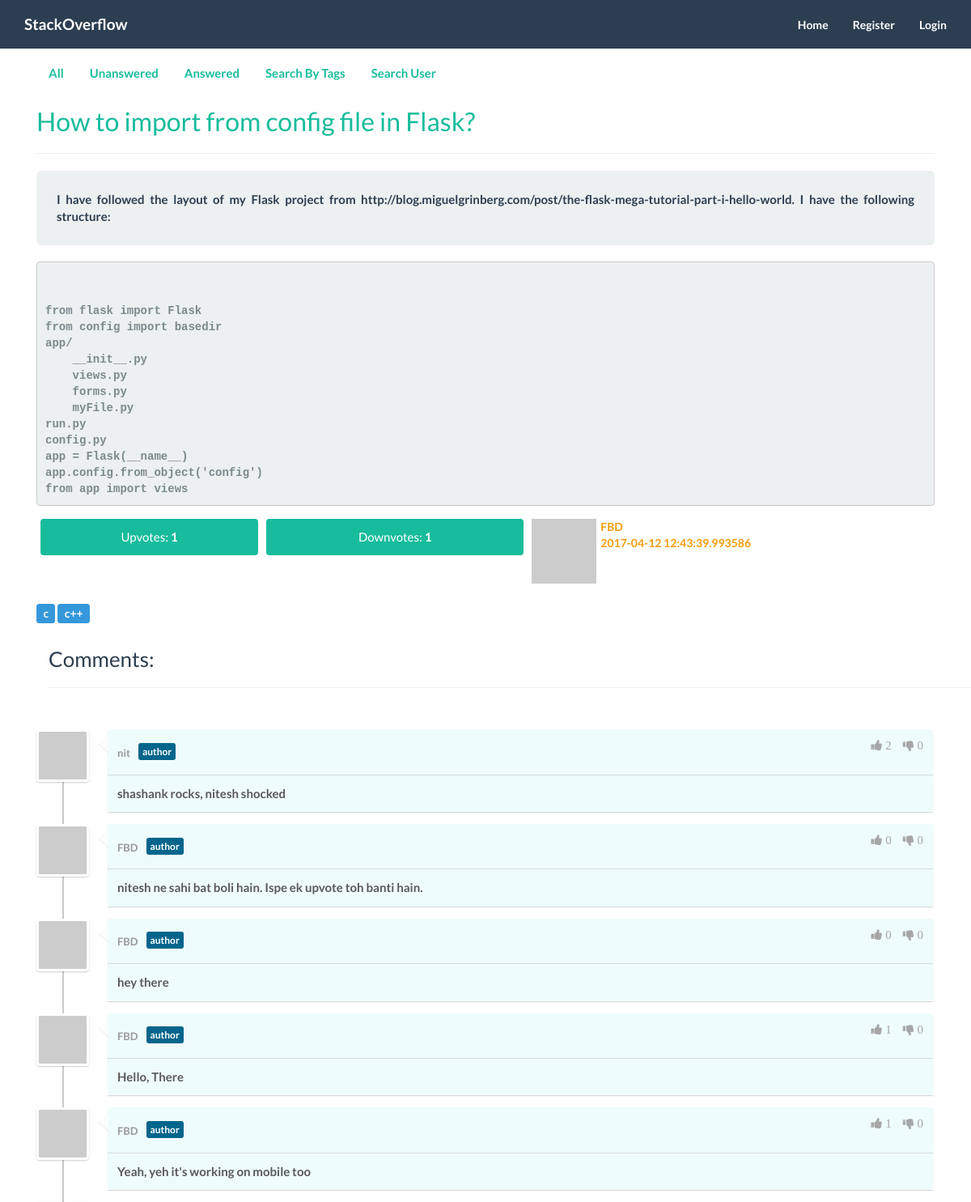
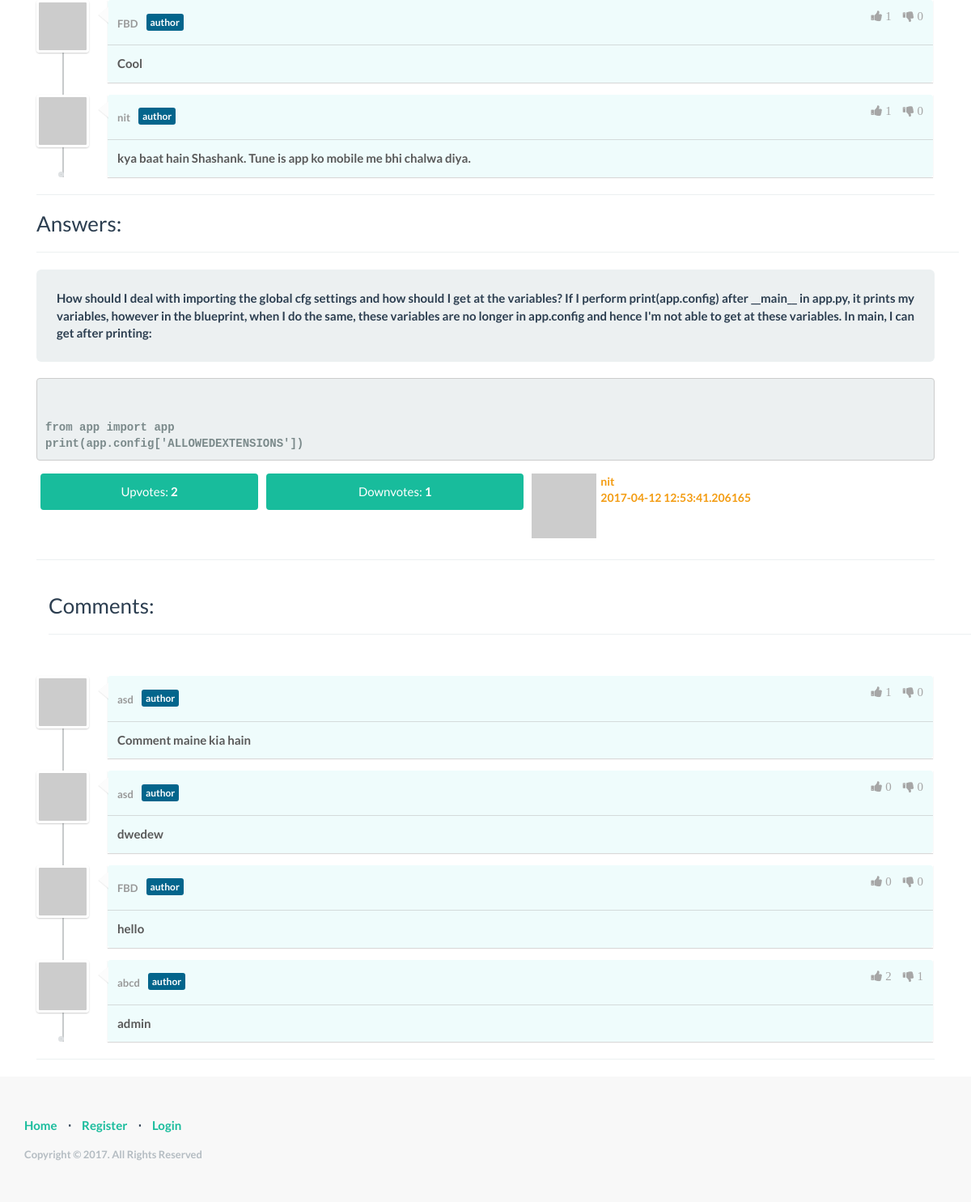
Page /question/2 on the committed database (2 pictures, top to bottom).
### app/mod_question/models.py (models this page shows, shortened)
class Question(db.Model):
	__tablename__ = "questions"
	question_id = db.Column(db.Integer, primary_key = True)
	title = db.Column(db.String)
	body = db.Column(db.Text)
	code = db.Column(db.Text)
	timestamp = db.Column(db.DateTime)
	user_id = db.Column(db.Integer, db.ForeignKey('users.user_id'))
	answers = db.relationship('Answer', backref = 'question', lazy = 'dynamic')
	comments = db.relationship('Comment', backref = 'question', lazy = 'dynamic')
	tags = db.relationship('Tag', backref = 'question', lazy = 'dynamic')
	upvotes = db.relationship('Upvote', backref = 'question', lazy = 'dynamic')
	downvotes = db.relationship('Downvote', backref = 'question', lazy = 'dynamic')
	answered = db.Column(db.Integer)

### app/mod_user/models.py (models this page shows, shortened)
class User(UserMixin, db.Model):
	__tablename__ = "users"
	user_id = db.Column(db.Integer, primary_key = True, autoincrement = True)
	username = db.Column(db.String, index = True, unique = True)
	email = db.Column(db.String, index = True, unique = True)
	password_hash = db.Column(db.String(128))
	last_seen = db.Column(db.DateTime)
	questions = db.relationship('Question', backref = 'author', lazy = 'dynamic')
	answers = db.relationship('Answer', backref = 'author', lazy = 'dynamic')
	comments = db.relationship('Comment', backref = 'author', lazy = 'dynamic')
	upvotes = db.relationship('Upvote', backref = 'author', lazy = 'dynamic')
	downvotes = db.relationship('Downvote', backref = 'author', lazy = 'dynamic')
	@property
	def password(self):
		raise AttributeError('password is not a readable attribute')
	"""This generates password based on hashing """
	@password.setter
	def password(self, password):
		self.password_hash = generate_password_hash(password)
	"""This verifies password based on hashing"""
	"""Uses gravatar API"""
	def avatar(self, size):
		return 'http://www.gravatar.com/avatar/%s?d=identicon&s=%d' % (md5(self.email.encode('utf-8')).hexdigest(), size)

### app/mod_tag/models.py (models this page shows, shortened)
class Tag(db.Model):
	__tablename__ = "tags"
	tag_id = db.Column(db.Integer, primary_key = True)
	body = db.Column(db.String)
	question_id = db.Column(db.Integer,db.ForeignKey('questions.question_id'))

### app/mod_comment/models.py (models this page shows, shortened)
class Comment(db.Model):
	__tablename__ = "comments"
	comment_id = db.Column(db.Integer, primary_key = True)
	body = db.Column(db.Text)
	user_id = db.Column(db.Integer, db.ForeignKey('users.user_id'))
	question_id = db.Column(db.Integer,db.ForeignKey('questions.question_id'))
	answer_id = db.Column(db.Integer,db.ForeignKey('answers.answer_id'))
	upvotes = db.relationship('Upvote', backref = 'comment', lazy = 'dynamic')
	downvotes = db.relationship('Downvote', backref = 'comment', lazy = 'dynamic')

### app/mod_answer/models.py (models this page shows, shortened)
class Answer(db.Model):
	__tablename__ = "answers"
	answer_id = db.Column(db.Integer, primary_key = True)
	body = db.Column(db.Text)
	code = db.Column(db.Text)
	timestamp = db.Column(db.DateTime)
	user_id = db.Column(db.Integer, db.ForeignKey('users.user_id'))
	question_id = db.Column(db.Integer, db.ForeignKey('questions.question_id'))
	comments = db.relationship('Comment', backref = 'answer', lazy = 'dynamic')
	upvotes = db.relationship('Upvote', backref = 'answer', lazy = 'dynamic')
	downvotes = db.relationship('Downvote', backref = 'answer', lazy = 'dynamic')

### app/mod_question/views.py (the view)
@mod_question.route('/question/<question_id>', methods = ['GET', 'POST'])
def showQuestion(question_id):
	question = Question.query.filter_by(question_id = question_id).all()
	if not question:
		return redirect(url_for('index'))
	answers = Answer.query.filter_by(question_id = question_id).all()
	answers = question[0].answers
	comments = Comment.query.filter_by(question_id = question_id).all()
	enabled = True
	if g.user.is_authenticated and len(Answer.query.filter_by(question_id = question_id, user_id = g.user.user_id).all()):
		enabled = False
	return render_template('mod_question/showQuestion.html', title = question[0].title, questions = question, answers = answers, enabled = enabled, comments = comments)

### app/templates/mod_question/showQuestion.html (shortened to what this page needs)
{% extends "base.html" %}
{% block body %}
<div class="container">
    <div class="col-md-12 text-center">
        <ul class="nav nav-pills">
            <li><a href="{{ url_for('mod_home.index') }}">All</a></li>
            <li><a href="{{ url_for('mod_question.unansweredQuestions') }}">Unanswered</a></li>
            <li><a href="{{ url_for('mod_question.answeredQuestions') }}">Answered</a></li>
            <li><a href="{{ url_for('mod_tag.searchByTags') }}">Search By Tags</a></li>
            <li><a href="{{ url_for('mod_user.profile') }}">Search User</a></li>
        </ul>
    </div>
    <br>
    <div class="col-md-12 text-center">
        {% for question in questions %}
            {% include 'mod_question/question.html' %}
        {% endfor %}
    </div>
    <div class="container">
        <h3>Answers: </h3>
        <hr>
    </div>
    <div class="col-md-12 text-center">
        {% for answer in answers %}
            {% include 'mod_answer/answer.html' %}
        {% endfor %}
    </div>
    <br>
</div>
{% endblock %}

### app/templates/base.html (shortened to what this page needs)
<html>
<head>
    <link rel="stylesheet" type="text/css" href="/static/css/style.css">
    <link rel="stylesheet" type="text/css" href="/static/css/theme.min.css">
    <link rel="stylesheet" type="text/css" href="/static/css/newStyle.css">
    <link rel="stylesheet" type="text/css" href="/static/css/comments.css">
    <link href="//maxcdn.bootstrapcdn.com/font-awesome/4.2.0/css/font-awesome.min.css" rel="stylesheet">
    <link rel="stylesheet" href="http://bootstrap-tagsinput.github.io/bootstrap-tagsinput/dist/bootstrap-tagsinput.css">
</head>
<body>
    <nav class="navbar navbar-default navbar-fixed-top topnav" role="navigation">
        <div class="container topnav">
          <div class="navbar-header">
              <a class="navbar-brand topnav" href="{{ url_for('mod_home.index') }}">StackOverflow</a>
          </div>
          <div class="collapse navbar-collapse" id="bs-example-navbar-collapse-1">
              <ul class="nav navbar-nav navbar-right">
                {% if current_user.is_authenticated %}
                  <li><a href="{{ url_for('mod_user.dashboard') }}">Dashboard</a></li>
                  <li><a href="{{ url_for('mod_user.profile', username = g.user.username) }}">My Profile</a></li>
                  <li><a href="{{ url_for('mod_auth.logout') }}">Logout</a></li>
                  <li><a><i class="fa fa-user"></i>  Hi, {{ current_user.username }}!</a></li>
                {% else %}
                  <li><a href="{{ url_for('mod_home.index') }}">Home</a></li>
                  <li><a href="{{ url_for('mod_auth.register') }}">Register</a></li>
                  <li><a href="{{ url_for('mod_auth.login') }}">Login</a></li>
                {% endif %}
              </ul>
          </div>
        </div>
    </nav>
    <div class="wrapper">
      {% block body %}
      {% endblock %}
      <div class="push"></div>
    </div>
    <footer>
        <div class="container">
            <div class="row">
                <div class="col-lg-12">
                    <ul class="list-inline">
                        <li><a href="{{ url_for('mod_home.index') }}">Home</a></li>
                        <li class="footer-menu-divider">⋅</li>
                        {% if current_user.is_authenticated %}
                          <li><a href="{{ url_for('mod_auth.logout') }}"></a></li>
                        {% else %}
                        <li><a href="{{ url_for('mod_auth.register') }}">Register</a></li>
                        <li class="footer-menu-divider">⋅</li>
                        <li><a href="{{ url_for('mod_auth.login') }}">Login</a></li>
                        {% endif %}
                    </ul>
                    <p class="copyright text-muted small">Copyright © 2017. All Rights Reserved</p>
                </div>
            </div>
        </div>
    </footer>
</body>
</html>

### app/templates/mod_question/question.html (shortened to what this page needs)
<h2 style="text-align: left;"><a href="#">{{ question.title }}</a></h2>
<hr>
<div class="well well-lg">
	{{ question.body }}
</div>
<pre class="prettyprint" style="text-align: justify;">
	{{ question.code }}
</pre>
<table class="table table-condensed" style="padding: 0px; margin-right: 0px;">
	<tr>
		<td>
		{% if current_user.is_authenticated and vote_allowed_check(question.question_id, 1, 1) %}
			<!--<a href = "{{ url_for('mod_vote.questionUpvote', question_id = question.question_id) }}" class="btn btn-success btn-block btn-default">Upvotes:
				<span style="font-weight: bold;">{{ question.upvotes.all()|length }}</span>
			</a>-->
			<a id="question-upvote-{{ question.question_id }}" class="btn btn-success btn-block btn-default" onclick="questionUpvote(this)">Upvotes:
				<span style="font-weight: bold;">{{ question.upvotes.all()|length }}</span>
			</a>
		{% else %}
			<a href = "{{ url_for('mod_vote.questionUpvote', question_id = question.question_id) }}" onclick="return false;" style="cursor: default;" class="btn btn-success btn-block btn-default">Upvotes:
				<span style="font-weight: bold;">{{ question.upvotes.all()|length }}
				</span>
			</a>
		{% endif %}
		</td>
		<td>
		{% if current_user.is_authenticated and vote_allowed_check(question.question_id, 2, 1) %}
			<!--<a href = "{{ url_for('mod_vote.questionDownvote', question_id = question.question_id) }}"  class="btn btn-success btn-block btn-default">Downvotes:
				<span style="font-weight: bold;">{{ question.downvotes.all()|length }}
				</span>
			</a>-->
			<a id="question-downvote-{{ question.question_id }}" class="btn btn-success btn-block btn-default" onclick="questionDownvote(this)">Downvotes:
				<span style="font-weight: bold;">{{ question.downvotes.all()|length }}</span>
			</a>
		{% else %}
			<a href = "{{ url_for('mod_vote.questionDownvote', question_id = question.question_id) }}" onclick="return false;" style="cursor: default;" class="btn btn-success btn-block btn-default">Downvotes:
				<span style="font-weight: bold;">{{ question.downvotes.all()|length }}
				</span>
			</a>
		{% endif %}
		</td>
		<td>
			<img src="{{ question.author.avatar(40) }}" style="float: left; padding-right: 5px;">
			<p class="text-warning" style="padding-left: 10px; font-size: 14px; font-weight: bold;">
				{{ question.author.username }}<br>{{ question.timestamp }}
			</p>
		</td>
	</tr>
</table>
<p style="text-align: left;">
	{% for tag in question.tags %}
		<span class="label label-info" style="font-size: 14px;">{{ tag.body }}</span>
	{% endfor %}
</p>
<div class="container">
	<h3 style="text-align: left;">Comments: </h3>
	<hr>
</div>
<div class="comments-container">
	<ul id="comments-list" class="comments-list">
	{% for comment in comments %}
		{% include 'mod_comment/comments.html' %}
	{% endfor %}
</div>
<hr>

### app/templates/mod_comment/comments.html
<li>
	<div class="comment-main-level" >
	<div class="comment-avatar"><img src="{{ user(comment.user_id).avatar(120) }}" alt=""></div>
		<div class="comment-box">
			<div class="comment-head">
				<h6 class="comment-name by-author">
					<span class="comment-author">
						{{ user(comment.user_id).username }}
					</span>
				</h6>
				{% if current_user.is_authenticated and vote_allowed_check(comment.comment_id, 2, 3) %}
					<a id="downvote-{{ comment.comment_id }}" onclick="downvote(this)">
						<i class="fa fa-thumbs-down"> {{ comment.downvotes.all()|length }} </i>
					</a>
				{% else %}
					<a href = "{{ url_for('mod_vote.commentDownvote', comment_id = comment.comment_id) }}" onclick="return false;" style="cursor: default;" ><i class="fa fa-thumbs-down"> {{ comment.downvotes.all()|length }} </i></a>
				{% endif %}
				{% if current_user.is_authenticated and vote_allowed_check(comment.comment_id, 1, 3) %}
					<a id="upvote-{{ comment.comment_id }}" onclick="upvote(this)">
						<i class="fa fa-thumbs-up"> {{ comment.upvotes.all()|length }}</i>
					</a>
				{% else %}
					<a href="{{ url_for('mod_vote.commentUpvote', comment_id = comment.comment_id) }}" onclick="return false;" style="cursor: default;" ><i class="fa fa-thumbs-up"> {{ comment.upvotes.all()|length }} </i></a>
				{% endif %}
			</div>
			<div class="comment-content" style="text-align: justify;">
				{{ comment.body }}
			</div>
		</div>
	</div>
</li>

### app/templates/mod_answer/answer.html (shortened to what this page needs)
<div class="well well-lg">
	{{ answer.body }}
</div>
<pre class="prettyprint", style="text-align: justify;">
	{{ answer.code }}
</pre>
<table class="table table-condensed" style="padding: 0px; margin-right: 0px;">
	<tr>
		<td>
		{% if current_user.is_authenticated and vote_allowed_check(answer.answer_id, 1, 2) %}
			<!--<a href = "{{ url_for('mod_vote.answerUpvote', answer_id = answer.answer_id) }}" class="btn btn-success btn-block btn-default">Upvotes:
				<span style="font-weight: bold;">{{ answer.upvotes.all()|length }}
				</span>
			</a>-->
			<a id="answer-upvote-{{ answer.answer_id }}" class="btn btn-success btn-block btn-default" onclick="answerUpvote(this)">
			Upvotes:
				<span style="font-weight: bold;">{{ answer.upvotes.all()|length }}</span>
			</a>
		{% else %}
			<a href = "{{ url_for('mod_vote.answerUpvote', answer_id = answer.answer_id) }}" onclick="return false;" style="cursor: default;" class="btn btn-success btn-block btn-default">Upvotes:
				<span style="font-weight: bold;">{{ answer.upvotes.all()|length }}
				</span>
			</a>
		{% endif %}
		</td>
		<td>
		{% if current_user.is_authenticated and vote_allowed_check(answer.answer_id, 2, 2) %}
			<!--<a href = "{{ url_for('mod_vote.answerDownvote', answer_id = answer.answer_id) }}" class="btn btn-success btn-block btn-default">Downvotes:
				<span style="font-weight: bold;">{{ answer.downvotes.all()|length }}
				</span>
			</a>-->
			<a id="answer-downvote-{{ answer.answer_id }}" class="btn btn-success btn-block btn-default" onclick="answerDownvote(this)">Downvotes:
				<span style="font-weight: bold;">{{ answer.downvotes.all()|length }}</span>
			</a>
		{% else %}
			<a href = "{{ url_for('mod_vote.answerDownvote', answer_id = answer.answer_id) }}" onclick="return false;" style="cursor: default;" class="btn btn-success btn-block btn-default">Downvotes:
				<span style="font-weight: bold;">{{ answer.downvotes.all()|length }}
				</span>
			</a>
		{% endif %}
		</td>
		<td>
			<img src="{{ answer.author.avatar(40) }}" style="float: left; padding-right: 5px;">
			<p class="text-warning" style="padding-left: 10px; font-size: 14px; font-weight: bold;">
				{{ answer.author.username }}<br>{{ answer.timestamp }}
			</p>
		</td>
	</tr>
</table>
<hr>
<div class="container">
	<h3 style="text-align: justify;">Comments: </h3>
	<hr>
</div>
<div class="comments-container">
	<ul id="comments-list" class="comments-list">
	{% for comment in get_answer_comments(answer.answer_id) %}
		{% include 'mod_comment/comments.html' %}
	{% endfor %}
</div>
<hr>

### rows in the picture
Question: title "How to import from config file in Flask?", body "I have followed the layout of my Flask project from http://blog.miguelgrinberg.com/post/the-flask-mega-tutorial-part-i-hello-world. I have the following structure:", code "from flask import Flask from config import basedir app/ __init__.py views.py forms.py myFile.py run.py config.py app = Flask(__name__) app.config.from_object('config') from app import views", upvotes.all|length "1", downvotes.all|length "1", author.username "FBD", timestamp "2017-04-12 12:43:39.993586"
Tag: body "c"
Tag: body "c++"
Comment: downvotes.all|length "0", upvotes.all|length "2", body "shashank rocks, nitesh shocked"
User: username "nit"
Comment: downvotes.all|length "0", upvotes.all|length "0", body "nitesh ne sahi bat boli hain. Ispe ek upvote toh banti hain."
User: username "FBD"
Comment: downvotes.all|length "0", upvotes.all|length "0", body "hey there"
Comment: downvotes.all|length "0", upvotes.all|length "1", body "Hello, There"
Comment: downvotes.all|length "0", upvotes.all|length "1", body "Yeah, yeh it's working on mobile too"
Comment: downvotes.all|length "0", upvotes.all|length "1", body "Cool"
Comment: downvotes.all|length "0", upvotes.all|length "1", body "kya baat hain Shashank. Tune is app ko mobile me bhi chalwa diya."
Answer: body "How should I deal with importing the global cfg settings and how should I get at the variables? If I perform print(app.config) after __main__ in app.py, it prints my variables, however in the blueprint, when I do the same, these variables are no longer in app.config and hence I'm not able to get at these variables. In main, I can get after printing:", code "from app import app print(app.config['ALLOWEDEXTENSIONS'])", upvotes.all|length "2", downvotes.all|length "1", author.username "nit", timestamp "2017-04-12 12:53:41.206165"
Comment: downvotes.all|length "0", upvotes.all|length "1", body "Comment maine kia hain"
User: username "asd"
Comment: downvotes.all|length "0", upvotes.all|length "0", body "dwedew"
Comment: downvotes.all|length "0", upvotes.all|length "0", body "hello"
Comment: downvotes.all|length "1", upvotes.all|length "2", body "admin"
User: username "abcd"
